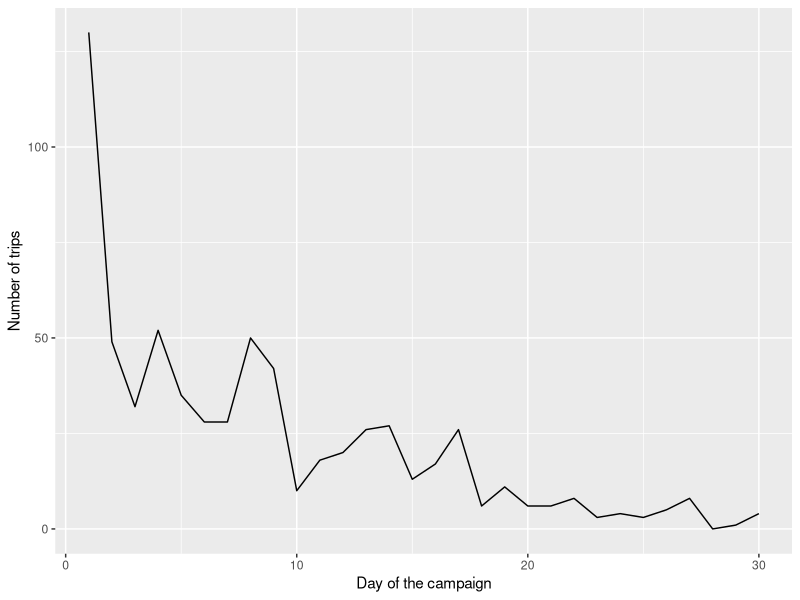
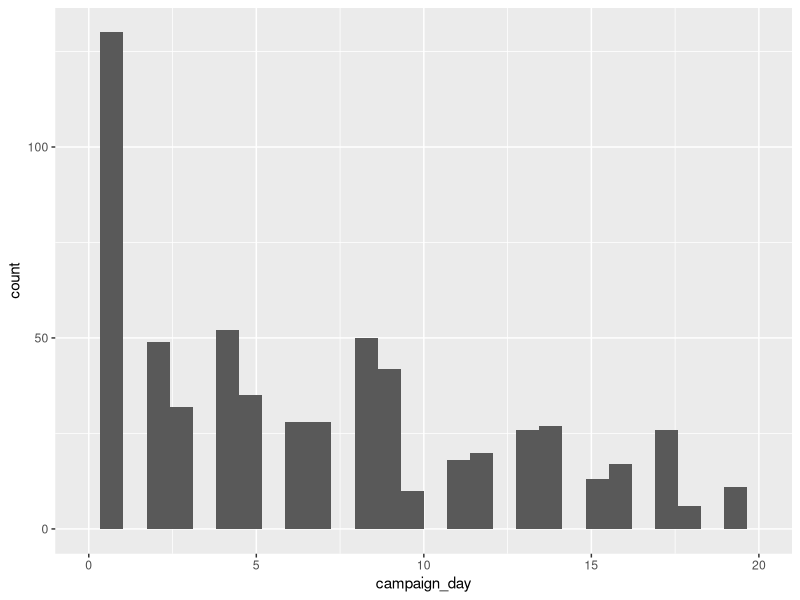
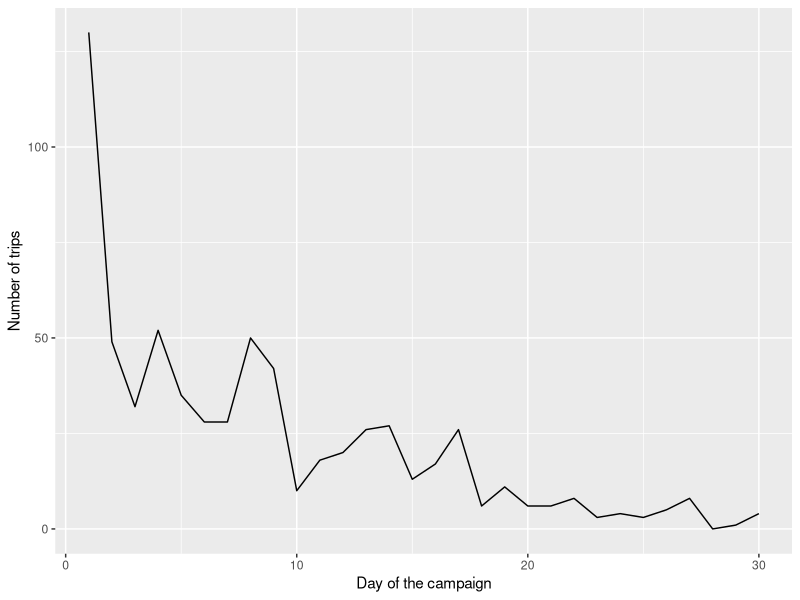

Generate these figures, in order, with R: (Note: this script raises an error after producing the figures.)
# Description: This script generates the graphs for anlyzing 
# participants answers about Engagement with cycling.
#
# Day of campaign is the difference in days between the first day of the 
# campaign at each city and the day of the record
#
# Comments: set your working directory to the project folder
# Author: Diego Pajarito 

# Setup
library(ggplot2)

table_participants = read.csv('data/Cyclist_Experiment.csv')
table_trips = read.csv('data/Cyclist_Trip.csv', sep = '\t')
trips_joined = merge(table_participants,table_trips)
trips_joined$campaign_day = as.Date(trips_joined$X_created_at) - as.Date(trips_joined$questionnaire1) +1
trips_joined$day_of_week_trip = weekdays(as.Date(trips_joined$trip_start), abbreviate = TRUE)
x_label <- "Day of the campaign"
y_label <- "Number of trips"


# Basic line plot with points
ggplot(data=trips_joined, aes(campaign_day)) +
  geom_freqpoly(bins = 30) +
  xlim(1, 30) + xlab(x_label) + ylab(y_label)

svg(filename="graphs/B_Engagement_with_cycling_trips_graph1.svg", 
    width=6.5, height=3.5, pointsize=10)
ggplot(data=trips_joined, aes(campaign_day)) +
  geom_freqpoly(bins = 30) +
  xlim(1, 30) + xlab(x_label) + ylab(y_label)
dev.off()

# Histogram with trips per day
ggplot(data=trips_joined, aes(campaign_day)) +
  geom_histogram() +
  xlim(0, 20)
  

# Histogram for the number of trips per day


ggplot(data=trips_joined, aes(campaign_day, colour = city)) +
  geom_freqpoly( bins = 30 ) +
  xlim(1, 30) + xlab(x_label) + ylab(y_label) +
  theme(legend.position = "bottom")

svg(filename="graphs/B_Engagement_with_cycling_trips_cities_graph.svg", 
    width=6.5, height=3.5, pointsize=10)
ggplot(data=trips_joined, aes(campaign_day, colour = city)) +
  geom_freqpoly( bins = 30 ) +
  xlim(1, 30) + xlab(x_label) + ylab(y_label) +
  theme(legend.position = "bottom")
dev.off()


# Münster, started on Tuesday
# Castelló, started on Tuesday
# Malta, started on Thursday

# Bar plot showing the amount of trips per day of the week
ggplot(data = trips_joined, aes(day_of_week_trip, fill = city)) +
  geom_bar(stat = "count", )

